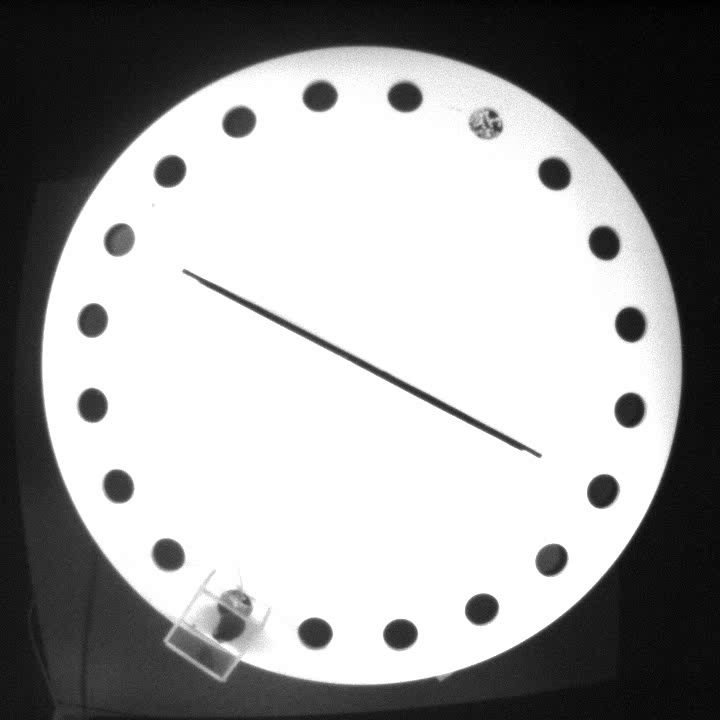
#> input picture frame 0 of behavior videos/CA3481_loom.mp4, 720 x 720 px, given in place of cam.avi, which was not available
$ python Register_and_Display_Behavior.py   (older library calls are emulated)
#> lines starting #> are read from the running program, lines starting #| are printed output that depends on the picture; after the words box and inside, x2 and y2 are one past the last pixel; in counts of white or black regions, pixels touching at a corner belong together; pictures that were not available may be replaced by others from this repository, and a replacement may not be noted
### Video_Functions.py
import cv2
import numpy as np
import scipy.misc
from termcolor import colored
from tqdm import tqdm
import glob
import os
import subprocess


# =================================================================================
#              CREATE MODEL ARENA FOR COMMON COORDINATE BEHAVIOUR
# =================================================================================
def calculate_triangle_corners(center, radius):
    # Calculate the coordinates of the three corners of the equilateral triangle
    angle = 60  # 60 degrees between each corner of the equilateral triangle

    corner1 = (
        int(center[0] + radius * np.cos(np.radians(30))),
        int(center[1] + radius * np.sin(np.radians(30)))
    )

    corner2 = (
        int(center[0] + radius * np.cos(np.radians(150))),
        int(center[1] + radius * np.sin(np.radians(150)))
    )

    corner3 = (
        int(center[0] + radius * np.cos(np.radians(270))),
        int(center[1] + radius * np.sin(np.radians(270)))
    )

    return corner1, corner2, corner3

def model_arena(size, show_arena=True):
    # Initialize the model arena image
    arena = np.zeros((1000, 1000), dtype=np.uint8)

    # Add the circular arena
    center = (500, 500)
    radius = 460
    cv2.circle(arena, center, radius, 255, -1)

    # Calculate triangle corners
    triangle_corners = calculate_triangle_corners(center, radius)

    # Draw the flipped equilateral triangle on the arena image with black lines
    cv2.polylines(arena, [np.array(triangle_corners, np.int32)], isClosed=True, color=0, thickness=6)

    # For registration, convert points to the resized dimensions
    points = [(pt[0] * size[0] / 1000, pt[1] * size[1] / 1000) for pt in triangle_corners]
    points = np.array(points)
    # Resize the arena to the size of your image
    model_arena = cv2.resize(arena, size)

    '''
    Customize this section above for your own arena!
    '''

    # resize the arena to the size of your image
    model_arena = cv2.resize(model_arena,size)

    if show_arena:
        cv2.imshow('model arena looks like this',model_arena)

    return model_arena, points


# =================================================================================
#              REGISTER A FRAME TO THE COMMON COORDINATE FRAMEWORK
# =================================================================================
# [41 lines left out: function register_frame, not called in this run]


# =================================================================================
#              GET BACKGROUND IMAGE FROM VIDEO
# =================================================================================
def get_background(vidpath, start_frame = 1000, avg_over = 100):
    """ extract background: average over frames of video """
#> called with start_frame = 1000, avg_over = 10

    vid = cv2.VideoCapture(vidpath)

    # initialize the video
    width = int(vid.get(cv2.CAP_PROP_FRAME_WIDTH))
    print('this is the width of the video,',width)
    height = int(vid.get(cv2.CAP_PROP_FRAME_HEIGHT))
    print('this is the height of the video,',height)
    background = np.zeros((height, width))
    print('this is the shape of the background,',background.shape)

    num_frames = int(vid.get(cv2.CAP_PROP_FRAME_COUNT))
    vid.set(cv2.CAP_PROP_POS_FRAMES, start_frame)

    # initialize the counters
    every_other = int(num_frames / avg_over)
    j = 0

    for i in tqdm(range(num_frames)):

        if i % every_other == 0:
            vid.set(cv2.CAP_PROP_POS_FRAMES, i)
            ret, frame = vid.read()  # get the frame

            if ret:
                # store the current frame in as a numpy array
                background += frame[:, :, 0]
                j+=1
#> this loop made 1421 passes
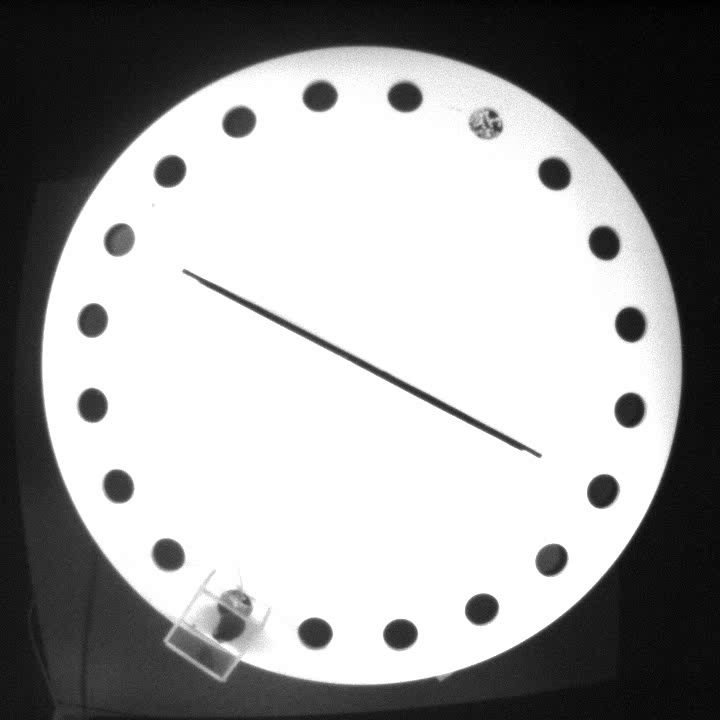
#> input picture frame 0 of behavior videos/CA3481_loom.mp4, 720 x 720 px, given in place of cam.avi, which was not available
#> after the loop, j = 10


    background = (background / (j)).astype(np.uint8)
    cv2.imshow('background', background)
    cv2.waitKey(10)
    vid.release()

    return background


# =================================================================================
#              GENERATE PERI-STIMULUS VIDEO CLIPS and FLIGHT IMAGE
# =================================================================================
# [114 lines left out: functions peri_stimulus_video_clip, get_video_bitrate, save_with_ffmpeg, not called in this run]

from tqdm import tqdm
from termcolor import colored

# [81 lines left out: function entire_video_clip, not called in this run]

# Your helper functions remain unchanged.


# ==================================================================================
# IMAGE REGISTRATION GUI (the following 4 functions are a bit messy and complicated)
# ==================================================================================
def register_arena(background, fisheye_map_location, y_offset, x_offset, show_arena = False):
    #imma hard code this
#> called with y_offset = 128, x_offset = 0, show_arena = False
    x_offset: int= 128
    y_offset: int= 0
    """ extract background: first frame of first video of a session
    Allow user to specify ROIs on the background image """
    print('background.shape[::-1]',background.shape[::-1])
#| background.shape[::-1] (720, 720)
    # create model arena and background
    arena, arena_points = model_arena(background.shape[::-1], show_arena)
#> in model_arena, `cv2.circle(arena, center, radius, 255, -1)`:
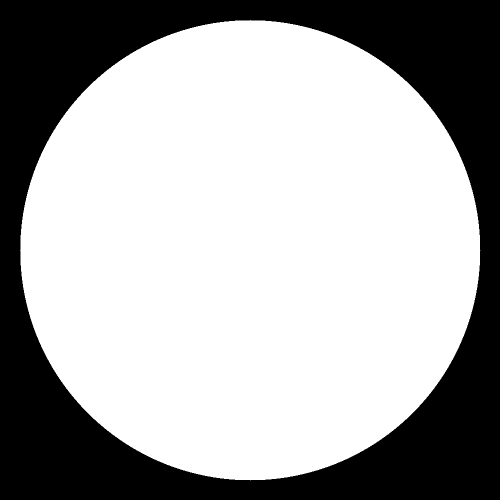
#> arena: shape (1000, 1000) (shown at 1/2 size); 66.5% white; 1 black region, box (x1, y1, x2, y2) and area: (0, 0, 1000, 1000) 335275
#> in model_arena, `cv2.polylines(arena, [np.array(triangle_corners, np.int32)], isClosed=..`:
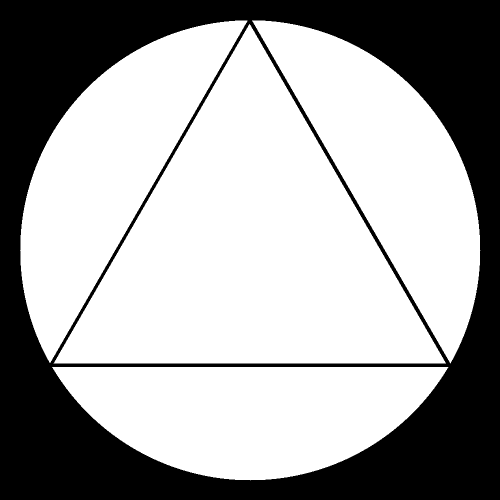
#> arena: shape (1000, 1000) (shown at 1/2 size); 64.8% white; 1 black region, box (x1, y1, x2, y2) and area: (0, 0, 1000, 1000) 351713

    # load the fisheye correction
    try:
        maps = np.load(fisheye_map_location)
        map1 = maps[:, :, 0:2]
        map2 = maps[:, :, 2]*0
        print('we have loaded the map')

        print("Shape of the loaded 'maps':", maps.shape)
        print("Size of the loaded 'maps':", maps.size)

        print("Shape of 'map1':", map1.shape)
        print("Size of 'map1':", map1.size)
        print('map1.shape[0]',map1.shape[0])
        print('map1.shape[1]',map1.shape[1])

        print("Shape of 'map2':", map2.shape)
        print("Size of 'map2':", map2.size)

        print("y_offset:", y_offset)
        print("Calculated bottom:", int((map1.shape[0] - background.shape[0]) - y_offset))
        print("x_offset:", x_offset)
        print("Calculated right:", int((map1.shape[1] - background.shape[1]) - x_offset))
        print("Background shape:", background.shape)
        print("Background dimensions:", background.ndim)

        print('this is the background shape,' , background.shape)
        background_copy = cv2.copyMakeBorder(background, y_offset, int((map1.shape[0] - background.shape[0]) - y_offset),
                                            x_offset, int((map1.shape[1] - background.shape[1]) - x_offset), cv2.BORDER_CONSTANT, value=0)
        print('this is the background_copy shape,' , background_copy.shape)

        background_copy = cv2.remap(background_copy, map1, map2, interpolation=cv2.INTER_LINEAR,borderMode=cv2.BORDER_CONSTANT, borderValue=0)
        print('this is the background_copy shape after cv2 remap,' , background_copy.shape)

        # Adjusted cropping logic
        if background.shape[0] == map1.shape[0]:
            start_y = 0
            end_y = map1.shape[0]
        else:
            start_y = y_offset
            end_y = -int((map1.shape[0] - background.shape[0]) - y_offset)

        if background.shape[1] == map1.shape[1]:
            start_x = 0
            end_x = map1.shape[1]
        else:
            start_x = x_offset
            end_x = -int((map1.shape[1] - background.shape[1]) - x_offset)

        background_copy = background_copy[start_y:end_y, start_x:end_x]
        print('this is the background_copy shape after adjustments,' , background_copy.shape)

    except Exception as e:
        print('Error:', str(e))
        print('IDK WHY WE ARE IN THE EXCEPT BLOCK!!')
        background_copy = background.copy()
    #     fisheye_map_location = fisheye_map_location
    #     print(colored('fisheye correction not available','red'))

    # initialize clicked points
    blank_arena = arena.copy()
    background_data = [background_copy, np.array(([], [])).T]
    arena_data = [[], np.array(([], [])).T]
    cv2.namedWindow('registered background')
    alpha = .7
    colors = [[150, 0, 150], [0, 255, 0]]
    color_array = make_color_array(colors, background.shape)
    use_loaded_transform = False
    make_new_transform_immediately = False
    use_loaded_points = False

    # LOOP OVER TRANSFORM FILES
    file_num = -1;
    transform_files = glob.glob('*transform.npy')
    for file_num, transform_file in enumerate(transform_files[::-1]):

        # USE LOADED TRANSFORM AND SEE IF IT'S GOOD
        loaded_transform = np.load(transform_file)
        M = loaded_transform[0]
        background_data[1] = loaded_transform[1]
        arena_data[1] = loaded_transform[2]

        # registered_background = cv2.warpPerspective(background_copy, M, background.shape)
        registered_background = cv2.warpAffine(background_copy, M, background.shape)
        registered_background_color = (cv2.cvtColor(registered_background, cv2.COLOR_GRAY2RGB)
                                       * np.squeeze(color_array[:, :, :, 0])).astype(np.uint8)
        arena_color = (cv2.cvtColor(blank_arena, cv2.COLOR_GRAY2RGB)
                       * np.squeeze(color_array[:, :, :, 1])).astype(np.uint8)

        overlaid_arenas = cv2.addWeighted(registered_background_color, alpha, arena_color, 1 - alpha, 0)
        print('Does transform ' + str(file_num+1) + ' / ' + str(len(transform_files)) + ' match this session?')
        print('\'y\' - yes! \'n\' - no. \'q\' - skip examining loaded transforms. \'p\' - update current transform')
        while True:
            cv2.imshow('registered background', overlaid_arenas)
            k = cv2.waitKey(10)
            if  k == ord('n'):
                break
            elif k == ord('y'):
                use_loaded_transform = True
                break
            elif k == ord('q'):
                make_new_transform_immediately = True
                break
            elif k == ord('p'):
                use_loaded_points = True
                break
        if use_loaded_transform:
            update_transform_data = [overlaid_arenas,background_data[1], arena_data[1], M]
            break
        elif make_new_transform_immediately or use_loaded_points:
            file_num = len(glob.glob('*transform.npy'))-1
            break

    if not use_loaded_transform:
        if not use_loaded_points:
            print("\n  Select reference points on the 'background image' in the indicated order")

            # initialize clicked point arrays
            background_data = [background_copy, np.array(([], [])).T]
            arena_data = [[], np.array(([], [])).T]

            # add markers to model arena
            for i, point in enumerate(arena_points.astype(np.uint32)):
                arena = cv2.circle(arena, (point[0], point[1]), 3, 255, -1)
                arena = cv2.circle(arena, (point[0], point[1]), 4, 0, 1)
                cv2.putText(arena, str(i+1), tuple(point), 0, .55, 150, thickness=2)

                point = np.reshape(point, (1, 2))
                arena_data[1] = np.concatenate((arena_data[1], point))
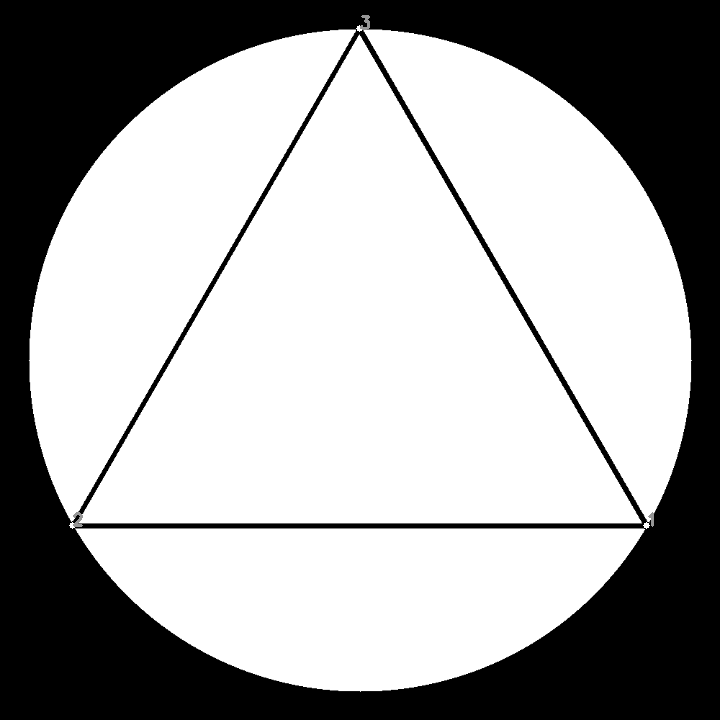
#> arena: shape (720, 720); min 0, max 255, mean 165.4
#> after the loop, arena_data = [[], [[646, 525], [72, 525], [359, 28]]]

            # initialize GUI
            cv2.startWindowThread()
            cv2.namedWindow('background')


            print("Type of background_copy:", type(background_copy))
#| Type of background_copy: <class 'numpy.ndarray'>
            print("Shape of background_copy:", background_copy.shape)
#| Shape of background_copy: (720, 720)
            # print("Minimum pixel value in background_copy:", background_copy.min())
            print("Maximum pixel value in background_copy:", background_copy.max())
#| Maximum pixel value in background_copy: 255

            # Optionally, you can also display the image using imshow to visually inspect it
            cv2.imshow('background_copy', background_copy)
            cv2.waitKey(0)
            cv2.destroyAllWindows()

            cv2.imshow('background', background_copy)
            cv2.namedWindow('model arena')
            cv2.imshow('model arena', arena)

            # create functions to react to clicked points
            cv2.setMouseCallback('background', select_transform_points, background_data)  # Mouse callback

            while True: # take in clicked points until four points are clicked
                cv2.imshow('background',background_copy)

                number_clicked_points = background_data[1].shape[0]
#> number_clicked_points = 0
                if number_clicked_points == len(arena_data[1]):
                    break
                if cv2.waitKey(10) & 0xFF == ord('q'):
#> (key q is pressed here)
                    break

        # perform projective transform
#> (the run stopped early here; a loop or call above may not have finished)
